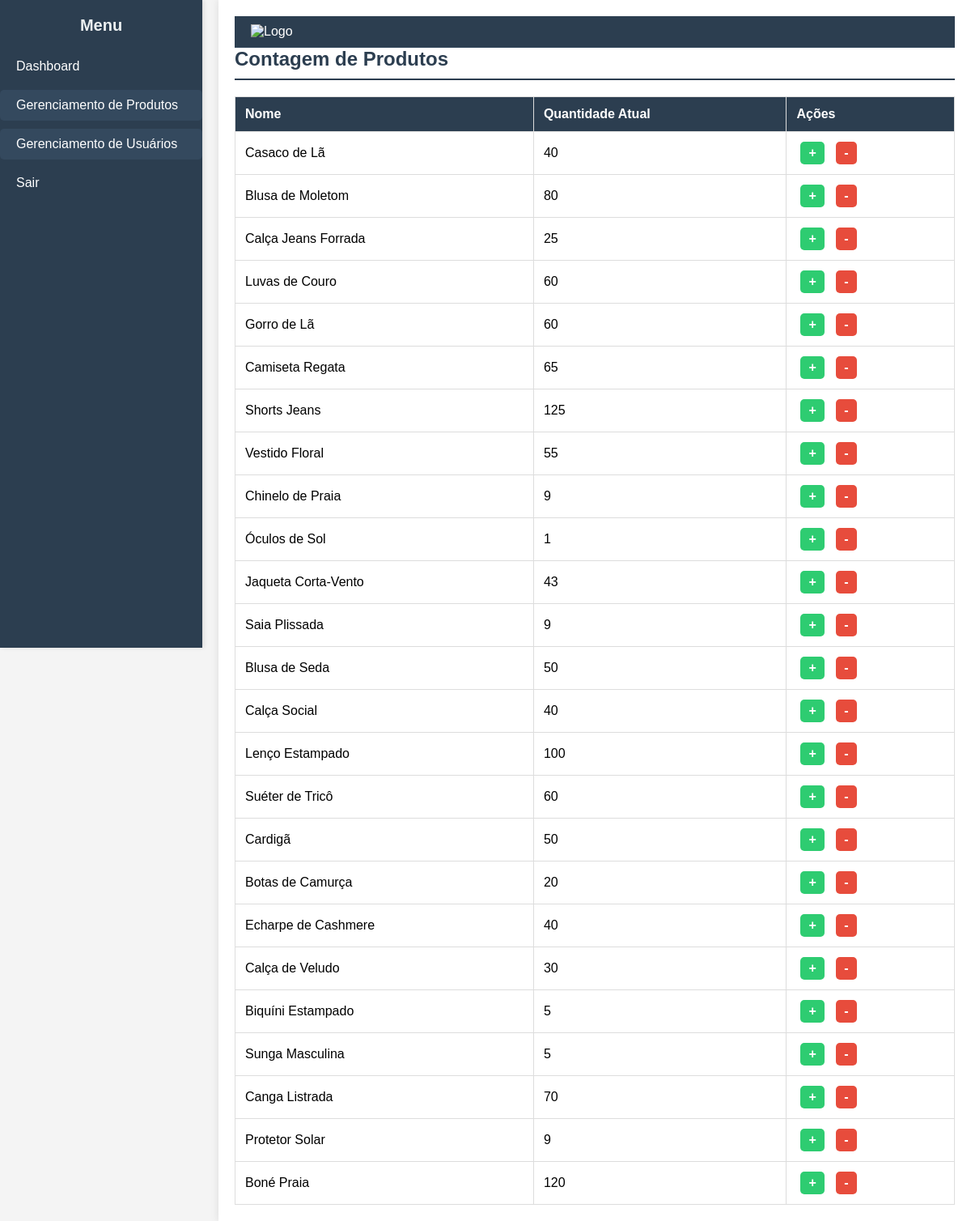
The app's page /contagem.php (signed in), older data.
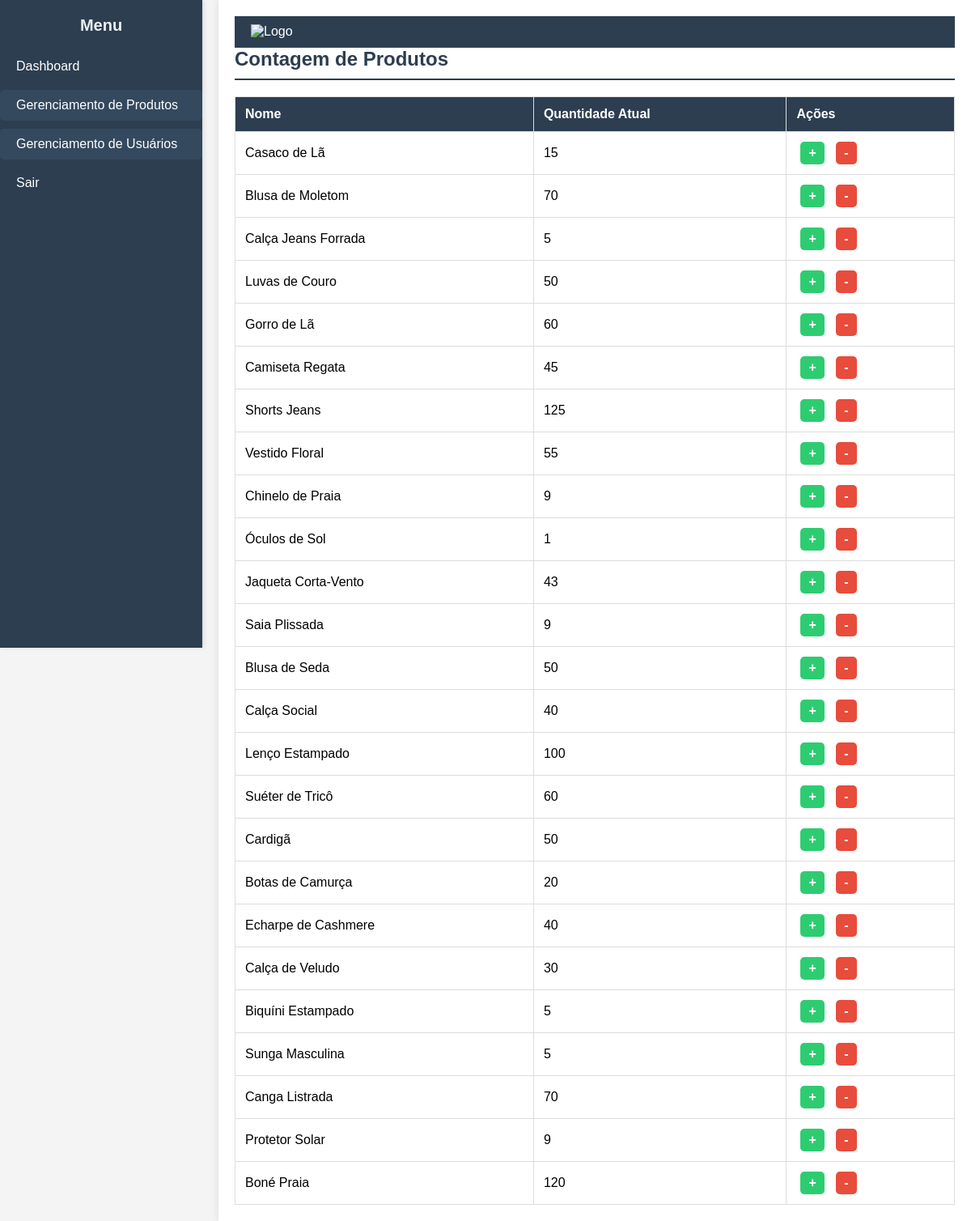
The same page, newer data.
### tables this page shows
CREATE TABLE `produtos` (
  `id` int(11) NOT NULL,
  `nome` varchar(100) NOT NULL,
  `descricao` text DEFAULT NULL,
  `quantidade` int(11) NOT NULL,
  `preco` decimal(10,2) NOT NULL,
  `categoria_id` int(11) DEFAULT NULL,
  `estoque_minimo` int(11) DEFAULT 10
);

### contagem.php (the view, shortened to what this page needs)
<?php
include_once 'db/connect.php';
$stmt = $pdo->query("SELECT * FROM produtos");
$produtos = $stmt->fetchAll(PDO::FETCH_ASSOC);
?>
<!DOCTYPE html>
<html lang="pt-br">
<head>
    <link rel="stylesheet" href="css/style.css">
</head>
<body>
    <div class="container">
        <?php include_once 'includes/sidebar.php'; ?>
        <main class="content">
            <header class="header">
                <div class="logo">
                    <img src="https://bluefocus.com.br/sites/default/files/styles/medium/public/estoque.png?itok=1yVi8VcO" alt="Logo" width="50">
                </div>
            </header>
            <div class="scrollable-content">
                <h2>Contagem de Produtos</h2>
                <table class="desktop-table">
                    <thead>
                        <tr>
                            <th>Nome</th>
                            <th>Quantidade Atual</th>
                            <th>Ações</th>
                        </tr>
                    </thead>
                    <tbody>
                        <?php foreach ($produtos as $produto): ?>
                            <tr>
                                <td><?= htmlspecialchars($produto['nome']) ?></td>
                                <td><?= $produto['quantidade'] ?></td>
                                <td>
                                    <a href="?acao=adicionar&id=<?= $produto['id'] ?>" class="btn btn-success">+</a>
                                    <a href="?acao=remover&id=<?= $produto['id'] ?>" class="btn btn-danger">-</a>
                                </td>
                            </tr>
                        <?php endforeach; ?>
                    </tbody>
                </table>
            </div>
        </main>
    </div>
</body>
</html>

Row changes from the older to the newer data that the page shows:
changed produtos "Casaco de Lã": quantidade "40" → "15"
changed produtos "Blusa de Moletom": quantidade "80" → "70"
changed produtos "Calça Jeans Forrada": quantidade "25" → "5"
changed produtos "Luvas de Couro": quantidade "60" → "50"
changed produtos "Camiseta Regata": quantidade "65" → "45"
